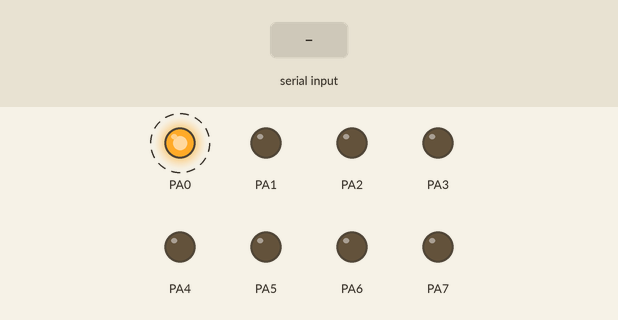
A program run on a simulated ATmega32, built with avr-gcc and emulated at 8 MHz. Parts: output pins drawn as LEDs (lit = HIGH). Dashed ring = blinking. The test bench sets the inputs (shaded band). What the program prints to the serial monitor is not drawn.

Above: at 1.2 s.
1.3 s: "1" received over Serial
At 2.9 s:
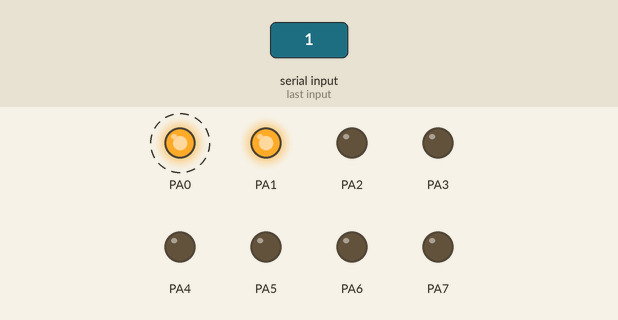
4.3 s: byte 115 ('s') received over Serial
At 6.0 s:
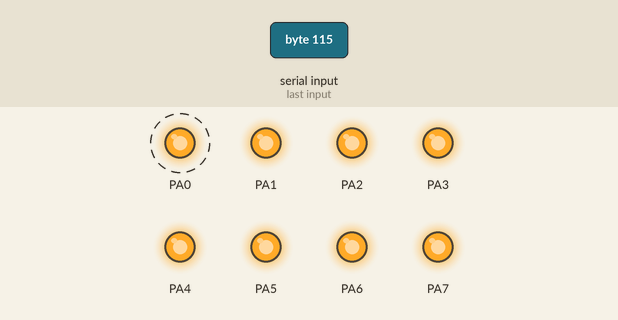
7.3 s: "2" received over Serial
At 8.9 s:
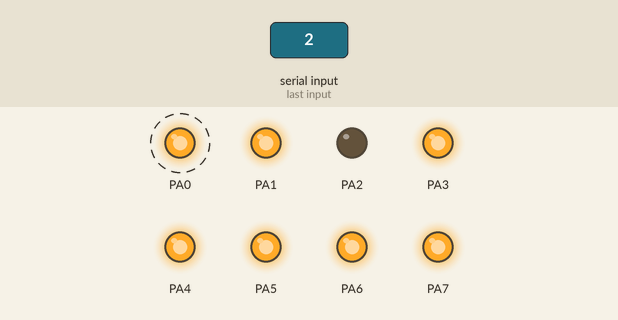
10.3 s: "3" received over Serial
At 12.2 s:
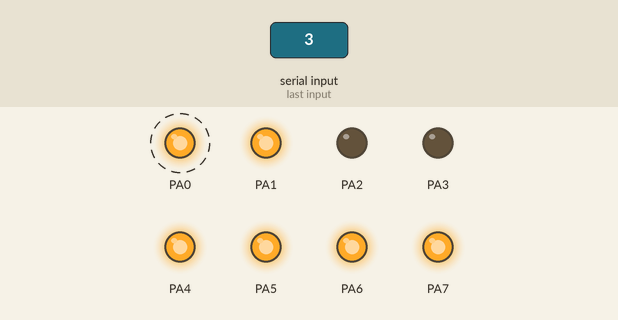
13.3 s: "4" received over Serial
At 15.3 s:
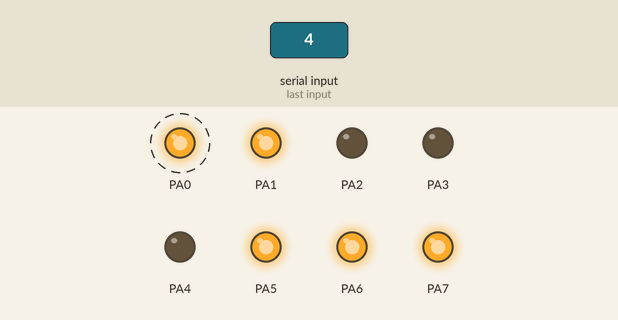
16.3 s: "5" received over Serial
At 16.9 s:
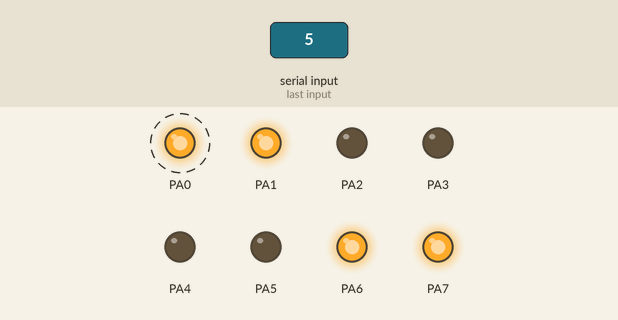
Timing chart, 0 to 20.3 s (numbered marks = the images above; inputs shaded):
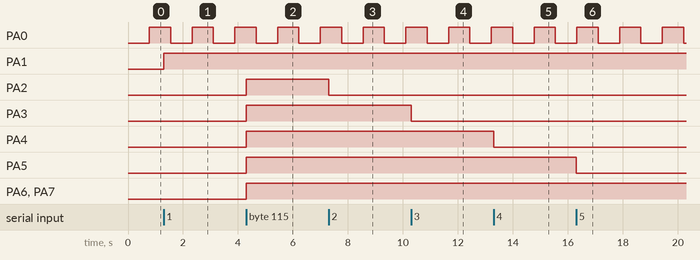

Measured:
- after the input at 1.3 s, PA1: LOW → HIGH at once
- after the input at 4.3 s, PA2–7: LOW → HIGH at once
- after the input at 7.3 s, PA2: HIGH → LOW at once
- after the input at 10.3 s, PA3: HIGH → LOW at once
- after the input at 13.3 s, PA4: HIGH → LOW at once
- after the input at 16.3 s, PA5: HIGH → LOW at once
- by itself, PA0: alternates HIGH for 0.78 s and LOW for 0.78 s

The program:

main.c
```c
#include <avr/io.h> // dolaczenie biblioteki we/wy
#include <avr/interrupt.h> // dolaczenie biblioteki obslugi przerwan
#define F_CPU 8000000UL // ustawienie czestotliwosci taktowania procesora
#define USART_BAUDRATE 9600 // okreslenie predkosci przesylania
#define UBRR_VALUE (( (F_CPU / (USART_BAUDRATE * 16UL)) ) -1) // wyznaczenie zawartosci rejestru UBRR

void USART_Init(void){
	UBRRH = (uint8_t)(UBRR_VALUE>>8); // wpisanie starszego bajtu
	UBRRL = (uint8_t)UBRR_VALUE; 	 // wpisanie mlodszego bajtu
	UCSRC |= (1<<UCSZ1) | (1<<UCSZ0) | (1<<URSEL);  // ramka 8b, brak parzystosci, 1 bit stopu
	UCSRB |= (1<<RXCIE) | (1<<RXEN) | (1<<TXEN);   // wlaczenie odbioru i transmisji
}

void USART_TxChar(unsigned char data){ // funkcja wysylajaca znak
	while(!(UCSRA & (1<<UDRE))); // czekaj dopoki wysylane sa dane
	UDR = data; // ustaw wartosc
}

void USART_TxString(char *string){ // funkcja wysylajaca string
	while(*string){ // dopoki string sie nie skonczy
		USART_TxChar(*string++); // wyswietl string
	}
}

uint8_t USART_RxChar(){ // funkcja odbierajaca znak
	while((UCSRA & (1<<RXC)) == 0); // czekaj na odbior
	return UDR; // zwroc dane
}

void zadanie1(){
	USART_Init(); // inicjalizuj port
	USART_TxString("\r\nRados³aw Tomczyk\r\n"); // wyswietl linijke
	//USART_TxChar('\r'); // wyslij znak
}

void zadanie2(){
	USART_Init(); // inicjalizuj port

	while(1){
		USART_TxString("\r\nWcisnij klawisz [r]: "); // wyswietl tekst
		char temp = USART_RxChar(); // odbierz znak
		if ((temp == 'R') || (temp == 'r')) { // sprawdzenie znaku
			USART_TxString("\r\nWprowadzono prawidlowy znak!\r\n"); // wyswielt komunikat
		}
		else {
			USART_TxString("\r\nWprowadzono nieprawidlowy znak!\r\n"); // wyswielt komunikat
		}
	} // mozna wrzucic do petli zeby ciagle wciskac znak
}

void diodControl(){ // funkcja kontroli diod
	char znak; // zmienna char
	znak = USART_RxChar(); // przypisz do zmiennej odebrany znak
	switch (znak){
		case '1': PORTA ^= 0b00000010; break; // dioda 1
		case '2': PORTA ^= 0b00000100; break; // dioda 2
		case '3': PORTA ^= 0b00001000; break; // dioda 3
		case '4': PORTA ^= 0b00010000; break; // dioda 4
		case '5': PORTA ^= 0b00100000; break; // dioda 5
		case '6': PORTA ^= 0b01000000; break; // dioda 6
		case '7': PORTA ^= 0b10000000; break; // dioda 7
		case 'c': PORTA &= (0x01); break; // zgas diody oprocz diody 0
		case 's': PORTA |= (0xFE); break; // zapal diody oprocz diody 0
		default:
			USART_TxString("\r\nBledny znak!\r\n"); // wyswietl komunikat
			USART_TxString("\r\nWcisnij przycisk 1-7: "); // wyswietl komunikat
	}
}

volatile int licznik=0;
ISR(TIMER0_COMP_vect){
	licznik++;
	if(licznik == 300){
		PORTA ^= (1 << PA0);
		licznik = 0;
	}
}

ISR(USART_RXC_vect) { //przerwanie od odbioru danej
	static char a; //zmienna pomocnicza
	//a = UDR; //zapis odebranej danej
	a ^= 0xFF; //operacja bitowa XOR
	UDR = a; //wys³anie danej zwrotnej
	UCSRA |= (1<<PA0);
}


void zadanie3(){
	DDRA = 0xFF; // ustaw port na wyjscie
	PORTA = 0x00; // ustaw stan

	TCCR0 |= (1 << WGM01) | (1 << COM00) | (1 << CS02); // preskaler 1024
	OCR0 = 80;
	TIMSK = (1 << OCIE0);
	sei();

	USART_Init(); // inicjalizuj port
	USART_TxString("\r\nWcisnij przycisk 1-7: "); // wyswietl komunikat

	while(1){
		diodControl(); // funkcja do obslugi diod w petli
	}

}

int main(void){
	//zadanie1();
	//zadanie2();
	zadanie3();
}
```
